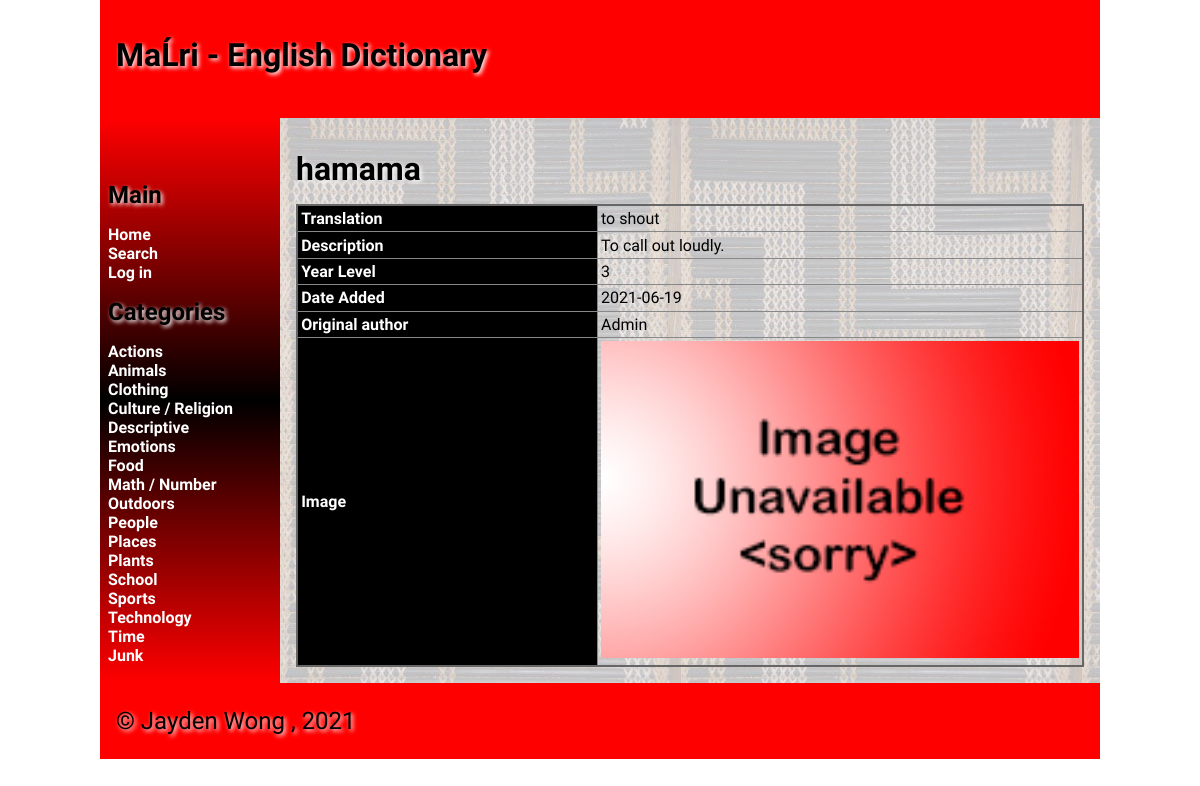
/1/1, run on the app's committed database.
### tables this page shows
CREATE TABLE "Categories"
(
	id integer
		constraint Categories_pk
			primary key autoincrement,
	topic varchar(20)
);

CREATE TABLE "Dictionary"
(
	id integer
		constraint dictionary_words_pk
			primary key autoincrement,
	english varchar(30),
	maori varchar(30),
	catID integer,
	description varchar(300),
	level tinyint(1),
	date date,
	author varchar(60),
	image char(30)
);

### app.py (the view, shortened to what this page needs)
@app.route('/<catID>/<id>', methods=['GET', 'POST'])
def render_word_info(catID, id):
    con = create_connection(db_file)
    query = "SELECT id, english, maori, catID, description, level, date, author, image FROM Dictionary WHERE id=?"
    cur = con.cursor()  # You need this line next
    cur.execute(query, (id,))  # this line actually executes the query
    word_info = cur.fetchall()  # puts the results into a list usable in python
    con.close()
    return render_template('word_info.html', info=word_info, topics=topic_list(), logged_in=is_logged_in())

### app.py (called while the page is built)
def create_connection(db_file):
    try:
        connection = sqlite3.connect(db_file)
        return connection
    except Error as e:
        print(e)
    return None

def is_logged_in():
    if session.get("email") is None:
        return False
    else:
        return True

def topic_list():
    con = create_connection(db_file)
    query = "SELECT id, topic FROM Categories"
    cur = con.cursor()
    cur.execute(query)
    topic_list = cur.fetchall()
    con.close()
    return topic_list

### templates/word_info.html (shortened to what this page needs)
{% extends 'base.html' %}
{% block heading %}MaĹri - English Dictionary{% endblock %}
{% block main %}
 <div id="dictionary_categories">
 {% for Dictionary in info %}
    <h1> {{ Dictionary[2] }} </h1>
    <table>
        <tr>
            <th> Translation </th>
            <td> {{ Dictionary[1] }} </td>
        </tr>
        <tr>
            <th> Description </th>
            <td> {{ Dictionary[4] }} </td>
        </tr>
        <tr>
            <th> Year Level </th>
            <td> {{ Dictionary[5] }} </td>
        </tr>
        <tr>
            <th> Date Added </th>
            <td> {{ Dictionary[6] }} </td>
        </tr>
        <tr>
            <th> Original author </th>
            <td> {{ Dictionary[7] }} </td>
        </tr>
        <tr>
            <th> Image </th>
            <td><img src="/static/images/{{ Dictionary[8] }}"></td>
        </tr>
    </table>
 {% endfor %}
 </div>
{% endblock %}

### templates/base.html (shortened to what this page needs)
<!doctype html>
<html lang="en">
<head>
	<link href="{{ url_for('static', filename='css/style.css') }}" rel="stylesheet">
</head>
<body>
	<div id="container">
		<header>
			<h1>{% block heading %}{% endblock %}</h1>
		</header>
		<nav>
			<ul>
                <li>
                    <h1>Main</h1>
                    <a href="/">Home</a>
                    <a href="/search">Search</a>
                    {% if logged_in %}
                        <a href="/logout">Log out</a>
                    {% else %}
                        <a href="/login">Log in</a>
                    {% endif %}
                    <h1> Categories </h1>
                    {% for Categories in topics %}
                        <a href="/{{Categories[0]}}"> {{ Categories[1] }}</a>
                    {% endfor %}
                </li>
			</ul>
		</nav>
		<main>
            {% block main%}{% endblock %}
        </main>
		<footer>
			<p>
				&copy; Jayden Wong , 2021
			</p>
		</footer>
	</div>
</body>
</html>

### static/css/style.css (style rules this page uses)
* { font-family: Comfortaa, sans-serif; margin: 0; padding: 0; box-sizing: border-box; }
#container { display: grid; grid-template-columns: 75px auto; grid-template-areas: 'nav header' 'main main' 'footer footer'; }
header { grid-area: header; background-color: #f00; padding: 1rem; }
nav { grid-area: nav; }
main { grid-area: main; padding: 1rem; background-color: #edd; }
h1, h2, h3, h4 { padding: 1rem 0; font-family: 'Suez One', serif; color: #000; text-shadow: 2px 2px 4px #fff; }
p { padding: 0.5rem 0; }
a { display: inline-block; color: #222; font-weight: bolder; display: flex; flex-direction:row; align-items: center; }
img { width: 100%; }
table { width: 100%; border: 2px solid #666; border-collapse: collapse; }
th, td { border: 1px solid #888; padding: 0.2rem; text-align: left; }
th { background-color: #000; color: #fff; }
footer { grid-area: footer; padding: 1rem; background-color: #f00; }
footer p { color: #000; text-shadow: 2px 2px 4px #fff; font-size: 1.5rem; }
@media only screen and (min-width: 768px) { #container { grid-template-columns: 180px auto; grid-template-areas: 'header header' 'nav main' 'footer footer'; } }
@media only screen and (min-width: 768px) { nav { background: linear-gradient(180deg, rgba(255,0,0,1) 0%, rgba(0, 0, 0, 1) 50%, rgba(255,0,0,1) 100%); padding: 0.5rem; } }
@media only screen and (min-width: 768px) { nav ul { list-style: none; } }
@media only screen and (min-width: 768px) { nav li { padding: 0.2rem 0; } }
@media only screen and (min-width: 768px) { nav a { color: #fff; text-decoration: none; } }
@media only screen and (min-width: 768px) { main { background-image: url('/static/images/poutama.jpg'); } }
@media only screen and (min-width: 1000px) { #container { width: 1000px; margin: auto; } }

### data on the page
Categories: topic "Actions"
Categories: topic "Animals"
Categories: topic "Clothing"
Categories: topic "Culture / Religion"
Categories: topic "Descriptive"
Categories: topic "Emotions"
Categories: topic "Food"
Categories: topic "Math / Number"
Categories: topic "Outdoors"
Categories: topic "People"
Categories: topic "Places"
Categories: topic "Plants"
Categories: topic "School"
Categories: topic "Sports"
Categories: topic "Technology"
Categories: topic "Time"
Categories: topic "Junk"
Dictionary: maori "hamama", english "to shout", description "To call out loudly.", level "3", date "2021-06-19", author "Admin", image (placeholder picture)
